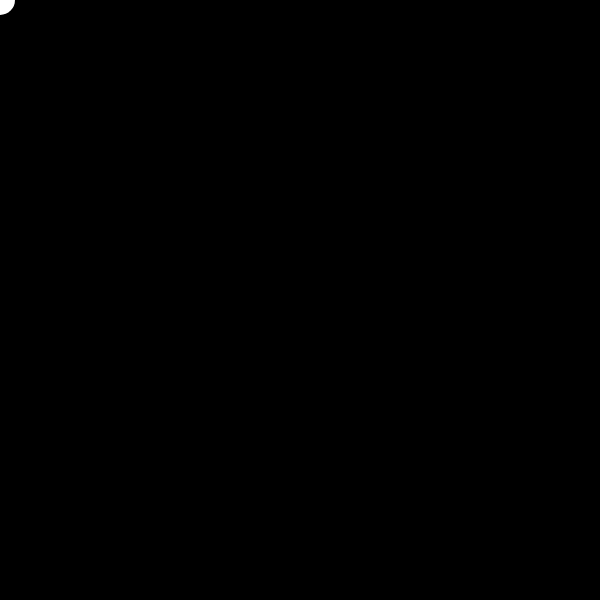
Frame 1 (no input)
Frame 60 (no input): identical to frame 1, image omitted
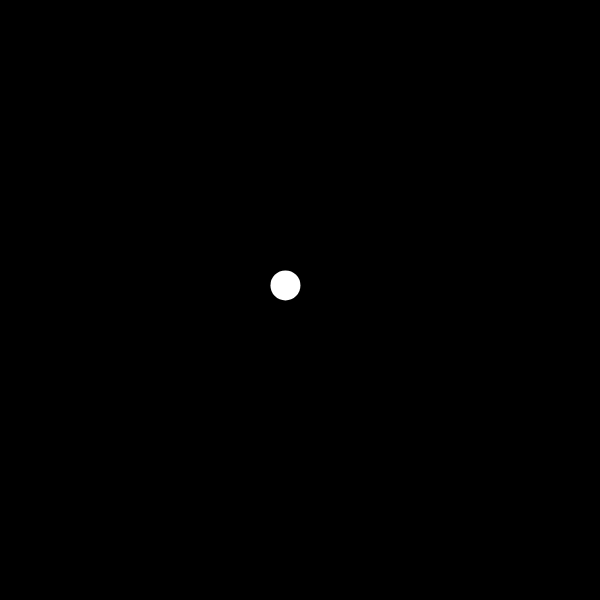
Frame 120 (the mouse pressed at the canvas centre since frame 60)

The p5.js sketch that drew these frames (run headless with seeded random() and noise() and a simulated clock; from frame 60 on, the mouse is pressed at the canvas centre):

// p5.js sketch
// ── sketch.js
let xPos=0.0;
let yPos=0.0;
let easing =0.05;

function setup() {
  createCanvas(600, 600);
}

function draw() {
  background(0);
  fill(255);
  noStroke();
  ellipse(xPos,yPos,30,30);
  xPos=xPos+(mouseX-xPos)*easing;
  yPos=yPos+(mouseY-yPos)*easing;
}
